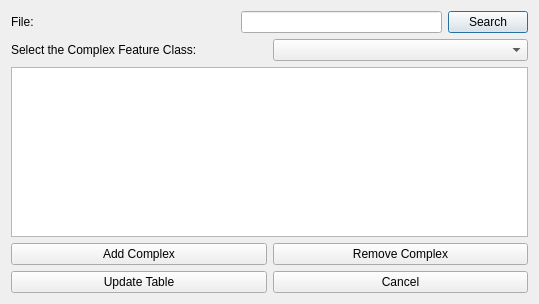
<?xml version="1.0" encoding="UTF-8"?>
<ui version="4.0">
 <class>Dialog</class>
 <widget class="QDialog" name="Dialog">
  <property name="geometry">
   <rect>
    <x>0</x>
    <y>0</y>
    <width>539</width>
    <height>304</height>
   </rect>
  </property>
  <property name="windowTitle">
   <string>Create/Edit Complex Features</string>
  </property>
  <layout class="QGridLayout" name="gridLayout_3">
   <item row="0" column="0">
    <layout class="QGridLayout" name="gridLayout">
     <item row="0" column="0">
      <layout class="QHBoxLayout" name="horizontalLayout_2">
       <item>
        <widget class="QLabel" name="label_2">
         <property name="text">
          <string>File:</string>
         </property>
        </widget>
       </item>
       <item>
        <spacer name="horizontalSpacer">
         <property name="orientation">
          <enum>Qt::Horizontal</enum>
         </property>
         <property name="sizeHint" stdset="0">
          <size>
           <width>40</width>
           <height>20</height>
          </size>
         </property>
        </spacer>
       </item>
       <item>
        <widget class="QLineEdit" name="fileLineEdit"/>
       </item>
       <item>
        <widget class="QPushButton" name="filePushButton">
         <property name="text">
          <string>Search</string>
         </property>
        </widget>
       </item>
      </layout>
     </item>
     <item row="1" column="0">
      <layout class="QHBoxLayout" name="horizontalLayout">
       <item>
        <widget class="QLabel" name="label">
         <property name="text">
          <string>Select the Complex Feature Class:</string>
         </property>
        </widget>
       </item>
       <item>
        <widget class="QComboBox" name="comboBox"/>
       </item>
      </layout>
     </item>
    </layout>
   </item>
   <item row="1" column="0">
    <layout class="QGridLayout" name="gridLayout_2">
     <item row="0" column="0">
      <widget class="QTableView" name="tableView"/>
     </item>
     <item row="1" column="0">
      <layout class="QVBoxLayout" name="verticalLayout">
       <item>
        <layout class="QHBoxLayout" name="horizontalLayout_4">
         <item>
          <widget class="QPushButton" name="addRow">
           <property name="text">
            <string>Add Complex</string>
           </property>
          </widget>
         </item>
         <item>
          <widget class="QPushButton" name="removeRow">
           <property name="text">
            <string>Remove Complex</string>
           </property>
          </widget>
         </item>
        </layout>
       </item>
       <item>
        <layout class="QHBoxLayout" name="horizontalLayout_5">
         <item>
          <widget class="QPushButton" name="updateButton">
           <property name="text">
            <string>Update Table</string>
           </property>
          </widget>
         </item>
         <item>
          <widget class="QPushButton" name="cancelButton">
           <property name="text">
            <string>Cancel</string>
           </property>
          </widget>
         </item>
        </layout>
       </item>
      </layout>
     </item>
    </layout>
   </item>
  </layout>
 </widget>
 <resources/>
 <connections/>
</ui>
